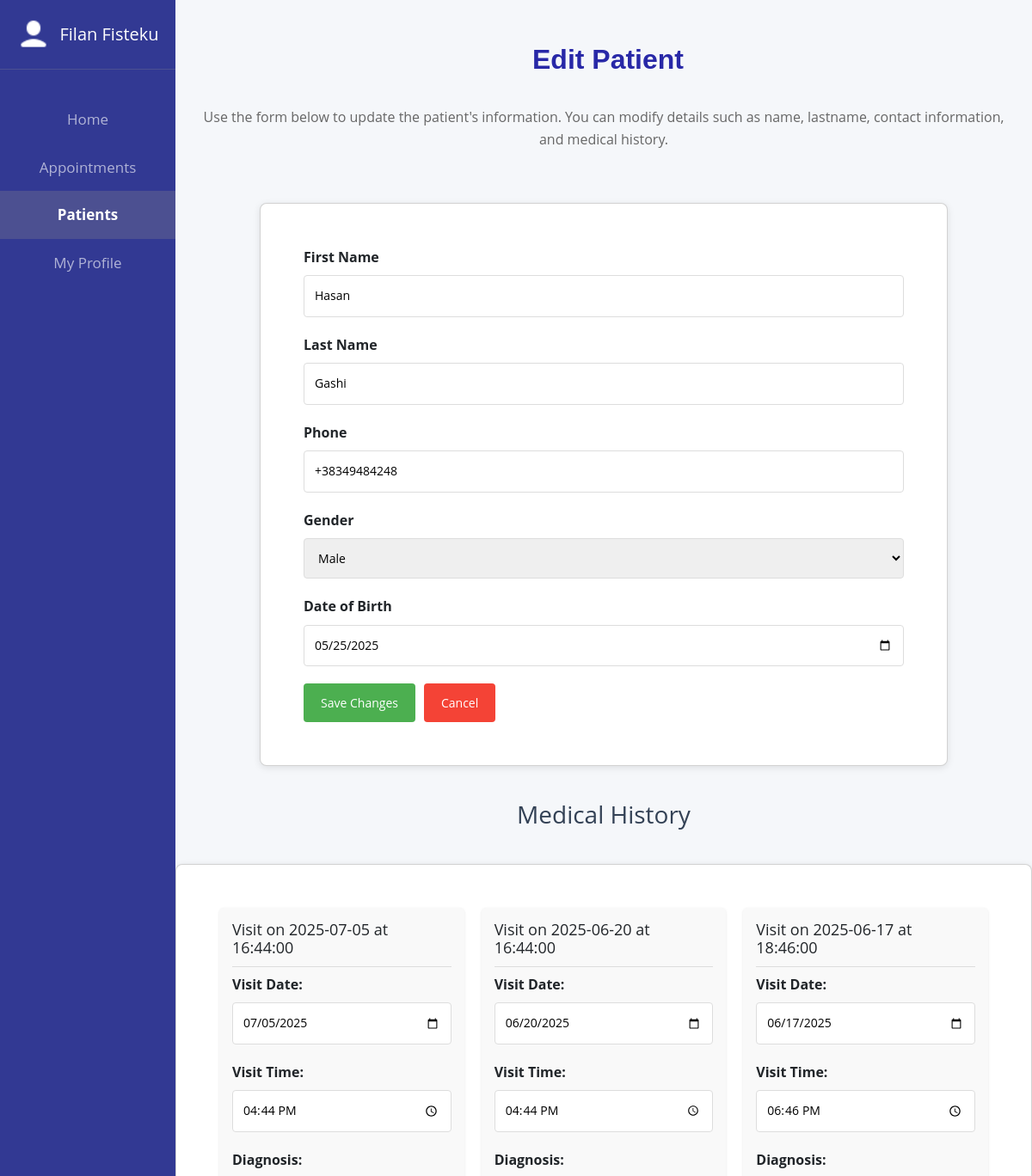
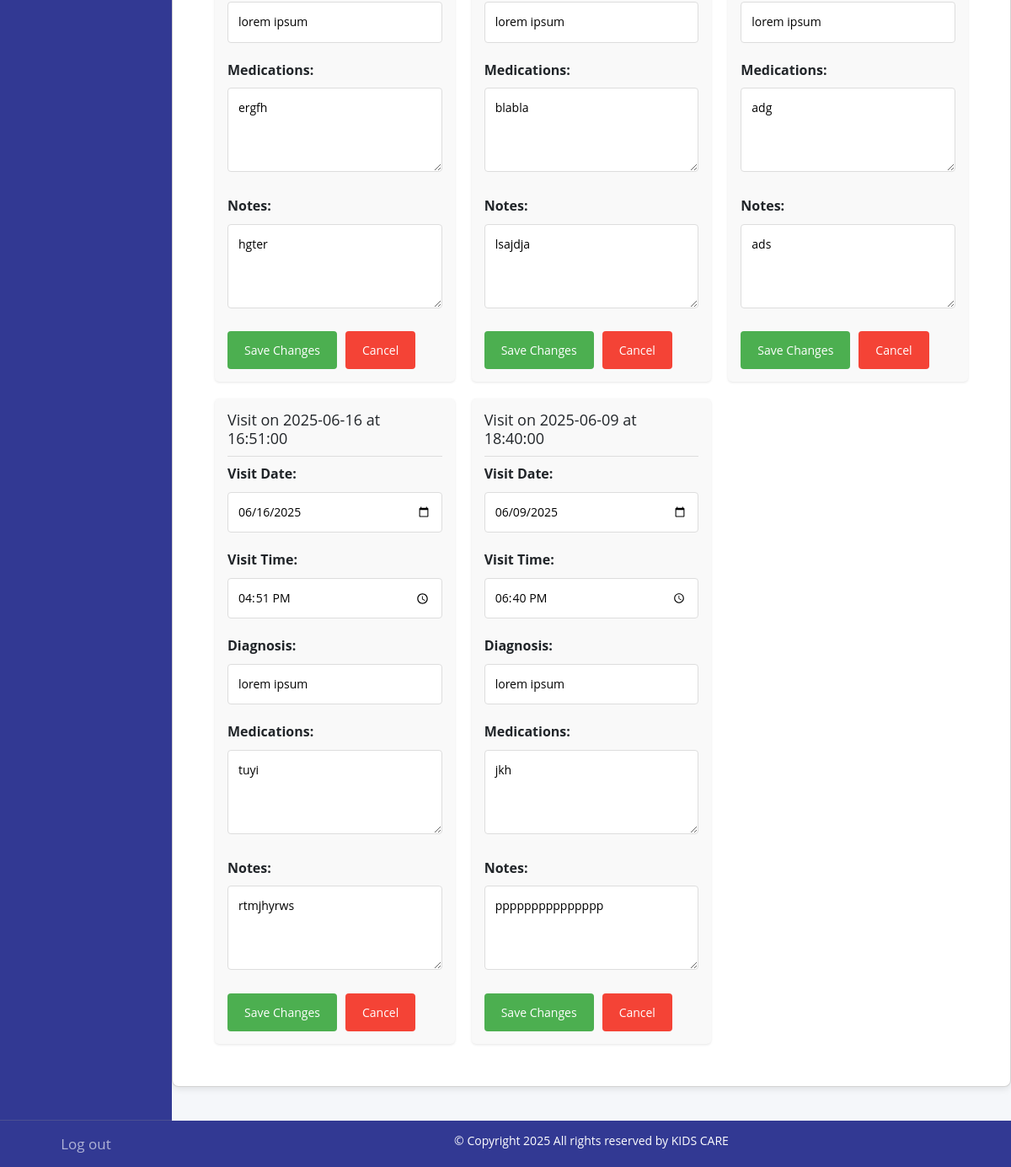
Page /edit-patient.php?id=3 (signed in) on the committed database (2 pictures, top to bottom).
### tables this page shows
CREATE TABLE `patients` (
  `id` int(11) NOT NULL,
  `doctor_id` int(11) NOT NULL,
  `name` varchar(100) NOT NULL,
  `lastname` varchar(100) NOT NULL,
  `phone` varchar(20) DEFAULT NULL,
  `gender` enum('Male','Female','Other') DEFAULT NULL,
  `date_of_birth` date DEFAULT NULL,
  `created_at` timestamp NOT NULL DEFAULT current_timestamp()
);

CREATE TABLE `medical_history` (
  `id` int(11) NOT NULL,
  `patient_id` int(11) NOT NULL,
  `visit_date` date NOT NULL,
  `visit_time` time DEFAULT NULL,
  `medications` text DEFAULT NULL,
  `notes` text DEFAULT NULL,
  `diagnosis` text DEFAULT NULL,
  `created_at` timestamp NOT NULL DEFAULT current_timestamp()
);

### edit-patient.php (the view, shortened to what this page needs)
<?php
include 'includes/functions/connect.php';
$doctor_id = $_SESSION['user_id'];
$patient_id = intval($_GET['id']);
$stmt = $conn->prepare("SELECT * FROM patients WHERE id = ? AND doctor_id = ?");
$stmt->bind_param("ii", $patient_id, $doctor_id);
$stmt->execute();
$result = $stmt->get_result();
$patient = $result->fetch_assoc();
$history_stmt = $conn->prepare("SELECT * FROM medical_history WHERE patient_id = ? ORDER BY visit_date DESC");
$history_stmt->bind_param("i", $patient_id);
$history_stmt->execute();
$history_result = $history_stmt->get_result();
?>
<!DOCTYPE html>
<html>
<head>
    <link href="https://cdn.jsdelivr.net/npm/bootstrap@5.3.3/dist/css/bootstrap.min.css" rel="stylesheet">
    <link rel="stylesheet" href="menus.css">
</head>
<body>
<?php include "includes/templates/doctor-sidebar.php"; ?>
<div class="content">
    <h1>Edit Patient</h1>
    <p class="edit-paragraph">Use the form below to update the patient's information. You can modify details such as name, lastname, contact information, and medical history.</p>
    <div class="card">
        <form method="POST">
            <div class="form-group">
                <label for="name">First Name</label>
                <input type="text" id="name" name="name" value="<?= htmlspecialchars($patient['name']) ?>" required>
            </div>
            <div class="form-group">
                <label for="lastname">Last Name</label>
                <input type="text" id="lastname" name="lastname" value="<?= htmlspecialchars($patient['lastname']) ?>" required>
            </div>
            <div class="form-group">
                <label for="phone">Phone</label>
                <input type="text" id="phone" name="phone" value="<?= htmlspecialchars($patient['phone']) ?>">
            </div>
            <div class="form-group">
                <label for="gender">Gender</label>
                <select name="gender" id="gender">
                    <option value="Male" <?= $patient['gender'] == 'Male' ? 'selected' : '' ?>>Male</option>
                </select>
            </div>
            <div class="form-group">
                <label for="date_of_birth">Date of Birth</label>
                <input type="date" id="date_of_birth" name="date_of_birth" value="<?= $patient['date_of_birth'] ?>">
            </div>
            <div class="btn-container">
                <button type="submit" name="edit_patient" class="btn btn-save">Save Changes</button>
                <a href="patients.php" class="btn btn-cancel">Cancel</a>
            </div>
        </form>
    </div>
    <h3 style="text-align:center">Medical History</h3>
    <div class="card history-container">
        <?php if ($history_result->num_rows > 0): ?>
            <?php while ($history = $history_result->fetch_assoc()): ?>
                <div class="history-item">
                    <h4>Visit on <?= htmlspecialchars($history['visit_date']) ?> at <?= htmlspecialchars($history['visit_time']) ?></h4>
                    <form method="POST">
                        <div class="form-group">
                            <label>Visit Date:</label>
                            <input type="date" name="visit_date" value="<?= htmlspecialchars($history['visit_date']) ?>" required>
                        </div>
                        <div class="form-group">
                            <label>Visit Time:</label>
                            <input type="time" name="visit_time" value="<?= htmlspecialchars($history['visit_time']) ?>">
                        </div>
                        <div class="form-group">
                            <label>Diagnosis:</label>
                            <input type="text" name="diagnosis" value="<?= htmlspecialchars($history['diagnosis']) ?>" required>
                        </div>
                        <div class="form-group">
                            <label>Medications:</label>
                            <textarea name="medications"><?= htmlspecialchars($history['medications']) ?></textarea>
                        </div>
                        <div class="form-group">
                            <label>Notes:</label>
                            <textarea name="notes"><?= htmlspecialchars($history['notes']) ?></textarea>
                        </div>
                        <div class="btn-container">
                            <button type="submit" name="update_history" class="btn btn-save">Save Changes</button>
                            <a href="patients.php" class="btn btn-cancel">Cancel</a>
                        </div>
                    </form>
                </div>
            <?php endwhile; ?>
        <?php else: ?>
            <p>No medical history found for this patient.</p>
        <?php endif; ?>
    </div>
    <?php include "includes/templates/footer.php"; ?>
</div>
</body>
</html>

### menus.css (style rules this page uses)
body { font-family: 'Open Sans', sans-serif; color: var(--text-color); background-color: #f9fafb; line-height: 1.6; margin: 0; padding: 0; }
:root { --primary-color: #2563eb; --primary-dark: #1e40af; --secondary-color: #f8fafc; --text-color: #334155; --light-gray: #e2e8f0; --border-radius: 12px; --box-shadow: 0 4px 6px -1px rgba(0, 0, 0, 0.1), 0 2px 4px -1px rgba(0, 0, 0, 0.06); --transition: all 0.3s ease; }
h1, h2 { font-family: 'Montserrat', sans-serif; font-size: 2.5rem; font-weight: 700; color: var(--primary-dark); margin: 2rem 0 1rem; position: relative; padding-bottom: 1rem; }
.content { position: absolute; top: 0; left: 17%; right: 0; }
.content h1 { color: rgb(40, 40, 167); }
body { background: #f5f7fa; }
h1 { font-size: 36px; color: #333; margin-bottom: 20px; margin-left:10px; }
.card { background: #fff; border-radius: 8px; box-shadow: 0 2px 8px rgba(0,0,0,0.1); padding: 20px; margin-bottom: 30px; max-width: 1400px; margin-left:60px; }
.btn { padding: 10px 18px; border: none; border-radius: 4px; color: white; cursor: pointer; transition: background 0.3s ease; font-size: 16px; padding: 14px 22px; }
input { font-size:18px; width:250px; }

### edit-patient.php (style rules this page uses)
body { background: #f5f7fa; }
.card { background: #fff; border-radius: 8px; box-shadow: 0 2px 8px rgba(0,0,0,0.1); padding: 50px; margin: 40px auto; max-width: 800px; }
.form-group { margin-bottom: 20px; }
label { display: block; margin-bottom: 8px; font-weight: bold; }
input, select, textarea { width: 100%; padding: 12px; border: 1px solid #ddd; border-radius: 4px; font-size: 14px; box-sizing: border-box; }
textarea { height: 100px; }
.btn-container { display: flex; gap: 10px; margin-top: 20px; }
.btn { padding: 12px 20px; border: none; border-radius: 4px; color: white; cursor: pointer; font-size: 14px; text-decoration: none; display: inline-block; }
.btn-save { background-color: #4CAF50; }
.btn-cancel { background-color: #f44336; }
h1 { font-size: 32px; margin-top:50px; margin-bottom:0px; text-align:center; }
.history-container { margin-top: 40px; display: grid; grid-template-columns: repeat(auto-fill, minmax(250px, 1fr)); gap: 20px; max-width: 1000px; margin-left: auto; margin-right: auto; }
.history-item { background: #f9f9f9; padding: 15px; border-radius: 5px; box-shadow: 0 1px 3px rgba(0,0,0,0.1); }
.history-item h4 { margin-top: 0; border-bottom: 1px solid #ddd; padding-bottom: 10px; font-size:18px; }
.edit-paragraph { color:#666; padding:20px; font-size:16px; margin-top:0px; text-align:center; }

### rows in the picture
patients: name "Hasan", lastname "Gashi", phone "+38349484248", gender "Male", date_of_birth "05/25/2025"
medical_history: visit_date "2025-07-05", visit_time "16:44:00", visit_date "07/05/2025", diagnosis "lorem ipsum", medications "ergfh", notes "hgter"
medical_history: visit_date "2025-06-20", visit_time "16:44:00", visit_date "06/20/2025", diagnosis "lorem ipsum", medications "blabla", notes "lsajdja"
medical_history: visit_date "2025-06-17", visit_time "18:46:00", visit_date "06/17/2025", diagnosis "lorem ipsum", medications "adg", notes "ads"
medical_history: visit_date "2025-06-16", visit_time "16:51:00", visit_date "06/16/2025", diagnosis "lorem ipsum", medications "tuyi", notes "rtmjhyrws"
medical_history: visit_date "2025-06-09", visit_time "18:40:00", visit_date "06/09/2025", diagnosis "lorem ipsum", medications "jkh", notes "ppppppppppppppp"

### other values in the picture
$username "Filan Fisteku"
